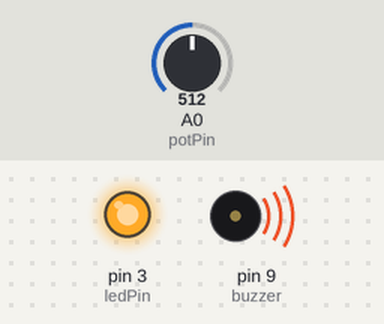
Recording of a sketch running on a simulated Arduino Nano, built with avr-gcc and run on an emulated ATmega328P. On the bench: output pins drawn as LEDs (lit = HIGH), buzzer (waves = sounding). The test bench sets the inputs (shaded band); at power-on: A0 (potPin) = 512. Pins used as bus, display or sensor lines are not drawn.

Above: at 1.2 s.
1.3 s: A0 (potPin) set to 6
4.3 s: A0 (potPin) set to 3
7.3 s: A0 (potPin) set to 716
At 7.91 s:
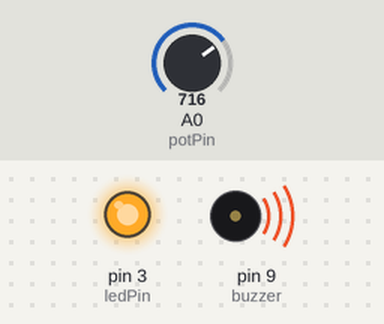
10.3 s: A0 (potPin) set to 0
At 11.18 s:
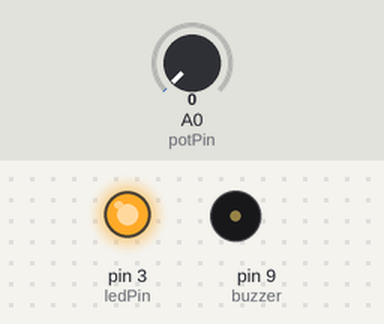
13.3 s: A0 (potPin) set to 122
At 14.6 s:
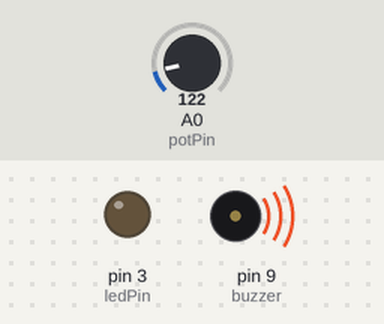
Timing chart, 0 to 17.3 s (numbered marks = the images above; inputs shaded):
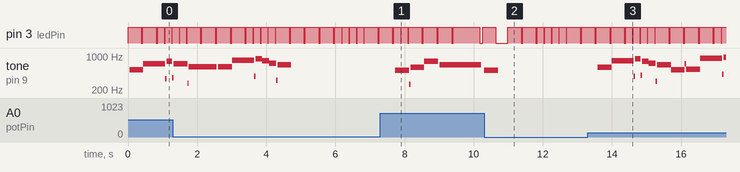

Measured:
- after the input at 7.3 s, tone on pin 9 (buzzer): plays 515 Hz for 0.40 s, 263 Hz for 0.04 s, 584 Hz for 0.40 s, 778 Hz for 0.40 s, 655 Hz for 1.2 s, starting after 0.44 s
- after the input at 10.3 s, tone on pin 9 (buzzer): goes on until 10.7 s, then stays silent
- after the input at 13.3 s, tone on pin 9 (buzzer): plays 593 Hz for 0.40 s, 802 Hz for 0.64 s, 386 Hz for 0.04 s, 882 Hz for 0.16 s, 399 Hz for 0.04 s, 788 Hz for 0.20 s … (15 notes in this stretch), starting after 0.29 s

The sketch:

MerryChristmas_LaElectronicaGT.ino
```cpp
/*
  We Wish You a Merry Christmas
  Arduino Nano + Buzzer Pasivo + Potenciómetro + LED Ritmico + Loop Infinito

  - Buzzer en pin D9
  - Potenciómetro en A0
  - LED con resistencia en D3
*/

// ====== NOTAS ======
#define NOTE_B0  31
#define NOTE_C1  33
#define NOTE_CS1 35
#define NOTE_D1  37
#define NOTE_DS1 39
#define NOTE_E1  41
#define NOTE_F1  44
#define NOTE_FS1 46
#define NOTE_G1  49
#define NOTE_GS1 52
#define NOTE_A1  55
#define NOTE_AS1 58
#define NOTE_B1  62
#define NOTE_C2  65
#define NOTE_CS2 69
#define NOTE_D2  73
#define NOTE_DS2 78
#define NOTE_E2  82
#define NOTE_F2  87
#define NOTE_FS2 93
#define NOTE_G2  98
#define NOTE_GS2 104
#define NOTE_A2  110
#define NOTE_AS2 117
#define NOTE_B2  123
#define NOTE_C3  131
#define NOTE_CS3 139
#define NOTE_D3  147
#define NOTE_DS3 156
#define NOTE_E3  165
#define NOTE_F3  175
#define NOTE_FS3 185
#define NOTE_G3  196
#define NOTE_GS3 208
#define NOTE_A3  220
#define NOTE_AS3 233
#define NOTE_B3  247
#define NOTE_C4  262
#define NOTE_CS4 277
#define NOTE_D4  294
#define NOTE_DS4 311
#define NOTE_E4  330
#define NOTE_F4  349
#define NOTE_FS4 370
#define NOTE_G4  392
#define NOTE_GS4 415
#define NOTE_A4  440
#define NOTE_AS4 466
#define NOTE_B4  494
#define NOTE_C5  523
#define NOTE_CS5 554
#define NOTE_D5  587
#define NOTE_DS5 622
#define NOTE_E5  659
#define NOTE_F5  698
#define NOTE_FS5 740
#define NOTE_G5  784
#define NOTE_GS5 831
#define NOTE_A5  880
#define NOTE_AS5 932
#define NOTE_B5  988
#define NOTE_C6  1047
#define NOTE_CS6 1109
#define NOTE_D6  1175
#define NOTE_DS6 1245
#define NOTE_E6  1319
#define NOTE_F6  1397
#define NOTE_FS6 1480
#define NOTE_G6  1568
#define NOTE_GS6 1661
#define NOTE_A6  1760
#define NOTE_AS6 1865
#define NOTE_B6  1976
#define NOTE_C7  2093
#define NOTE_CS7 2217
#define NOTE_D7  2349
#define NOTE_DS7 2489
#define NOTE_E7  2637
#define NOTE_F7  2794
#define NOTE_FS7 2960
#define NOTE_G7  3136
#define NOTE_GS7 3322
#define NOTE_A7  3520
#define NOTE_AS7 3729
#define NOTE_B7  3951
#define NOTE_C8  4186
#define NOTE_CS8 4435
#define NOTE_D8  4699
#define NOTE_DS8 4978

#define REST      0

// ==== CONFIGURACIONES ====
int tempo = 140;

// buzzer en D9 (PWM)
int buzzer = 9;

// potenciómetro
int potPin = A0;

// LED rítmico
int ledPin = 3;

// ======= MELODÍA =======
int melody[] = {
  NOTE_C5,4,
  NOTE_F5,4, NOTE_F5,8, NOTE_G5,8, NOTE_F5,8, NOTE_E5,8,
  NOTE_D5,4, NOTE_D5,4, NOTE_D5,4,
  NOTE_G5,4, NOTE_G5,8, NOTE_A5,8, NOTE_G5,8, NOTE_F5,8,
  NOTE_E5,4, NOTE_C5,4, NOTE_C5,4,
  NOTE_A5,4, NOTE_A5,8, NOTE_AS5,8, NOTE_A5,8, NOTE_G5,8,
  NOTE_F5,4, NOTE_D5,4, NOTE_C5,8, NOTE_C5,8,
  NOTE_D5,4, NOTE_G5,4, NOTE_E5,4,

  NOTE_F5,2, NOTE_C5,4
};

int notes = sizeof(melody) / sizeof(melody[0]) / 2;

int wholenote = (60000 * 4) / tempo;

int divider = 0, noteDuration = 0;

// === Función para reproducir notas con volumen ====
void playTone(int freq, int duration, int volume) {
  if (freq == REST) {
    digitalWrite(ledPin, LOW);
    delay(duration);
    return;
  }

  long period = 1000000L / freq;
  long highTime = (period * volume) / 255;
  long lowTime  = period - highTime;

  long endTime = millis() + duration;

  digitalWrite(ledPin, HIGH);

  while (millis() < endTime) {
    if (volume > 0) {
      digitalWrite(buzzer, HIGH);
      delayMicroseconds(highTime);
      digitalWrite(buzzer, LOW);
      delayMicroseconds(lowTime);
    }
  }

  digitalWrite(ledPin, LOW);
}

void setup() {
  pinMode(buzzer, OUTPUT);
  pinMode(ledPin, OUTPUT);
}

void loop() {

  // bucle infinito de la melodía
  for (int thisNote = 0; thisNote < notes * 2; thisNote += 2) {

    int volume = map(analogRead(potPin), 0, 1023, 0, 255);

    divider = melody[thisNote + 1];

    if (divider > 0) {
      noteDuration = wholenote / divider;
    } else {
      noteDuration = (wholenote / abs(divider)) * 1.5;
    }

    playTone(melody[thisNote], noteDuration * 0.9, volume);

    delay(noteDuration * 0.1);
  }

  // pequeña pausa entre repeticiones
  delay(300);
}
```
